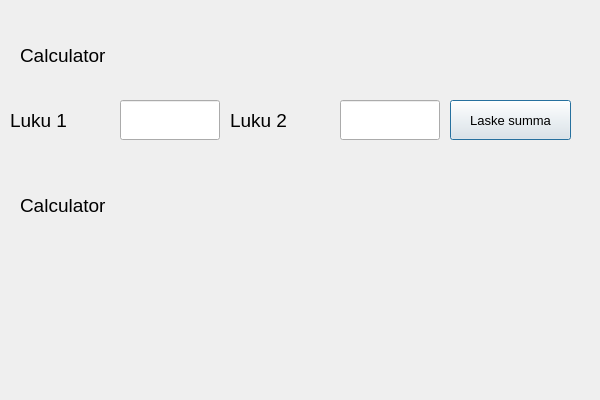
<?xml version="1.0" encoding="UTF-8"?>
<ui version="4.0">
 <class>Calculator</class>
 <widget class="QDialog" name="Calculator">
  <property name="geometry">
   <rect>
    <x>0</x>
    <y>0</y>
    <width>600</width>
    <height>400</height>
   </rect>
  </property>
  <property name="windowTitle">
   <string>Dialog</string>
  </property>
  <widget class="QLabel" name="labelUsername">
   <property name="geometry">
    <rect>
     <x>20</x>
     <y>40</y>
     <width>151</width>
     <height>31</height>
    </rect>
   </property>
   <property name="font">
    <font>
     <pointsize>14</pointsize>
    </font>
   </property>
   <property name="text">
    <string>Calculator</string>
   </property>
  </widget>
  <widget class="QLabel" name="label">
   <property name="geometry">
    <rect>
     <x>10</x>
     <y>100</y>
     <width>100</width>
     <height>40</height>
    </rect>
   </property>
   <property name="font">
    <font>
     <pointsize>14</pointsize>
    </font>
   </property>
   <property name="text">
    <string>Luku 1</string>
   </property>
  </widget>
  <widget class="QLineEdit" name="textNum1">
   <property name="geometry">
    <rect>
     <x>120</x>
     <y>100</y>
     <width>100</width>
     <height>40</height>
    </rect>
   </property>
   <property name="font">
    <font>
     <pointsize>14</pointsize>
    </font>
   </property>
  </widget>
  <widget class="QLabel" name="label_2">
   <property name="geometry">
    <rect>
     <x>230</x>
     <y>100</y>
     <width>100</width>
     <height>40</height>
    </rect>
   </property>
   <property name="font">
    <font>
     <pointsize>14</pointsize>
    </font>
   </property>
   <property name="text">
    <string>Luku 2</string>
   </property>
  </widget>
  <widget class="QLineEdit" name="textNum2">
   <property name="geometry">
    <rect>
     <x>340</x>
     <y>100</y>
     <width>100</width>
     <height>40</height>
    </rect>
   </property>
   <property name="font">
    <font>
     <pointsize>14</pointsize>
    </font>
   </property>
  </widget>
  <widget class="QPushButton" name="btnSum">
   <property name="geometry">
    <rect>
     <x>450</x>
     <y>100</y>
     <width>121</width>
     <height>40</height>
    </rect>
   </property>
   <property name="font">
    <font>
     <pointsize>10</pointsize>
    </font>
   </property>
   <property name="text">
    <string>Laske summa</string>
   </property>
  </widget>
  <widget class="QLabel" name="labelResult">
   <property name="geometry">
    <rect>
     <x>20</x>
     <y>190</y>
     <width>151</width>
     <height>31</height>
    </rect>
   </property>
   <property name="font">
    <font>
     <pointsize>14</pointsize>
    </font>
   </property>
   <property name="text">
    <string>Calculator</string>
   </property>
  </widget>
 </widget>
 <resources/>
 <connections/>
</ui>
